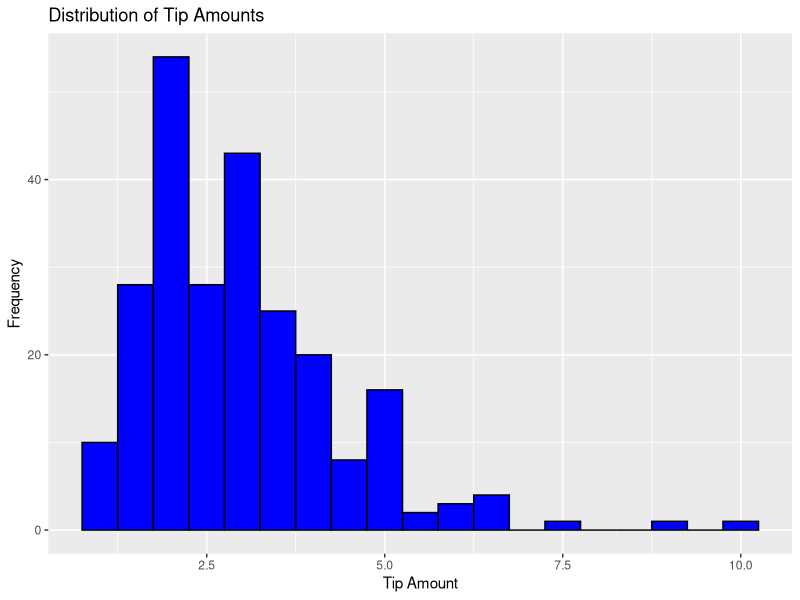
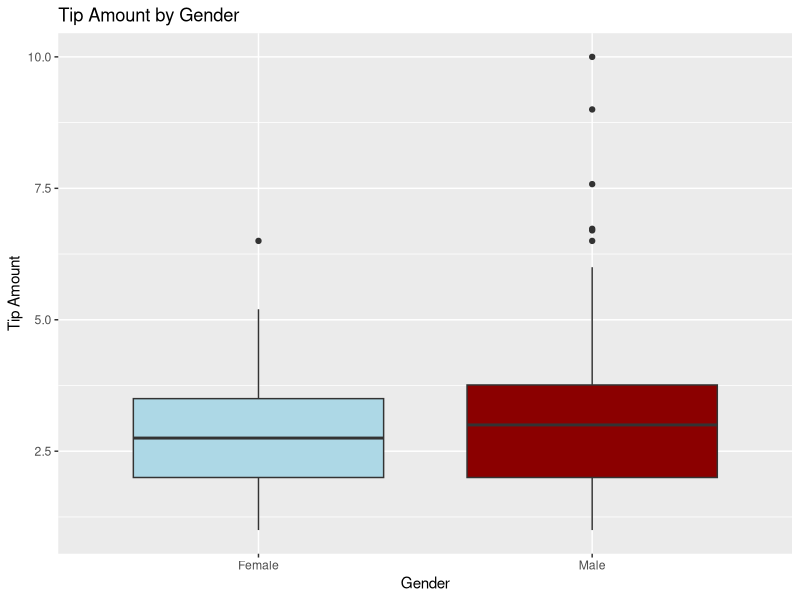
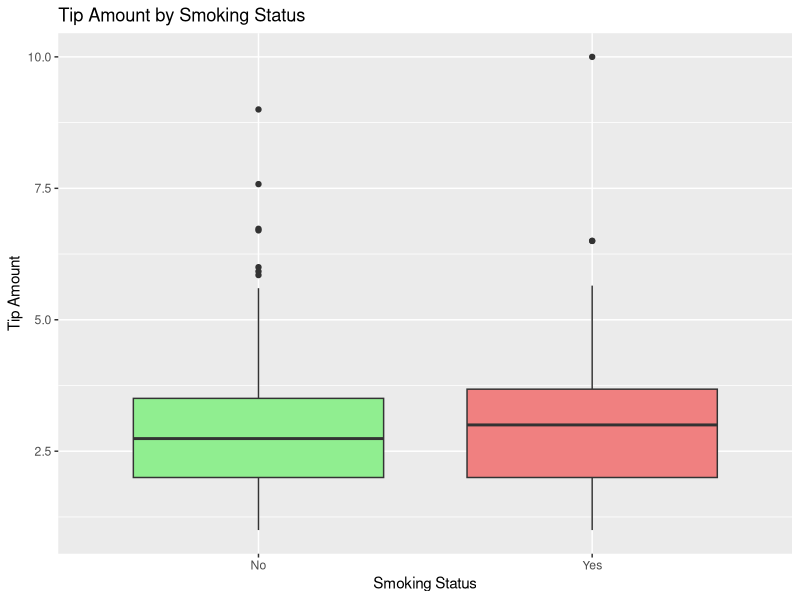
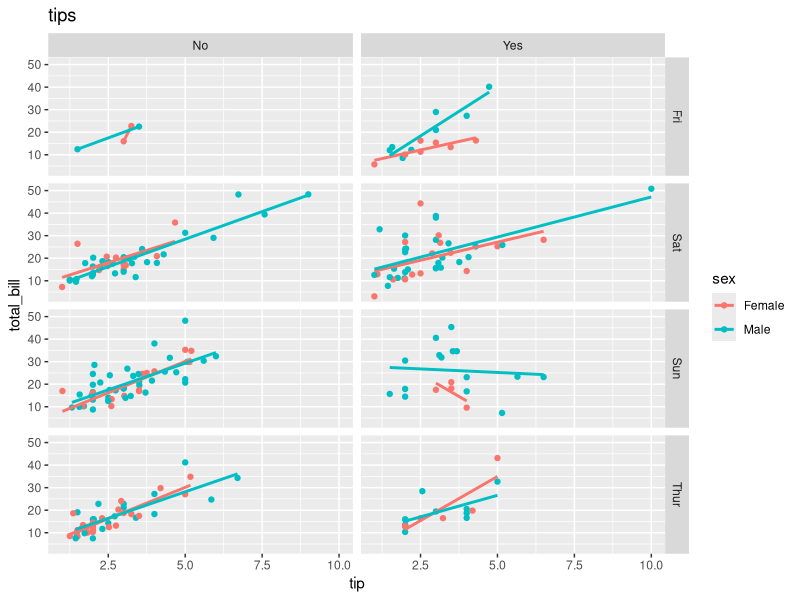

R code for these plots, in order: (Note: this script raises an error after producing the figures.)
#24-0805 mon 21:41

#
# 필요한 패키지 설치 및 로드
#install.packages("ggplot2")
library(ggplot2)
#install.packages('reshape2')
library(reshape2)

reshape2::smiths
french_fries |> head()

#
reshape2::tips |> head()
tips |> 
  str()

# 데이터셋 구조
#미국의 한 식당에서 수집된 팁 데이터
  # total_bill: 식사 금액 (달러)
  # tip: 팁 금액 (달러)
  # sex: 고객의 성별 (Male/Female)
  # smoker: 흡연 여부 (Yes/No)
  # day: 요일 (Thur, Fri, Sat, Sun)
  # time: 식사 시간 (Lunch/Dinner)
  # size: 식사 인원


# 팁 금액의 분포를 히스토그램으로 시각화 ----
ggplot(tips, aes(x = tip)) +
  geom_histogram(binwidth = 0.5, fill = "blue", color = "black") +
  ggtitle("Distribution of Tip Amounts") +
  xlab("Tip Amount") +
  ylab("Frequency")

# 성별에 따른 팁 금액의 차이를 상자그림으로 시각화
ggplot(tips, aes(x = sex, y = tip)) +
  geom_boxplot(fill = c("lightblue", "darkred")) +
  ggtitle("Tip Amount by Gender") +
  xlab("Gender") +
  ylab("Tip Amount")

# 흡연 여부에 따른 팁 금액의 차이를 상자그림으로 시각화
ggplot(tips, aes(x = smoker, y = tip)) +
  geom_boxplot(fill = c("lightgreen", "lightcoral")) +
  ggtitle("Tip Amount by Smoking Status") +
  xlab("Smoking Status") +
  ylab("Tip Amount")

# ----
tips |> names()
tips$total_bill |> mean()
tips$tip |> mean()

# ----
tips |> head()
ggplot(data = tips, 
         aes(x = tip, 
             y = total_bill, 
             color = sex)) +
    geom_point() +
    facet_grid(day~smoker) +
    geom_smooth(se = F, method = 'lm') +
    ggtitle(label = 'tips') 

    # geom_vline(xintercept = mean(tips$tip),
    #            alpha = .5, linetype = 2) +
    # geom_hline(yintercept = mean(tips$total_bill), 
    #            alpha = .5, linetype = 2)

    mean(filter(tips, smoker %in% c("Yes")) |> with(tip))
    
# 
tips |> head()
ggplot(data = tips, 
       aes(x= tip, fill = sex)) +
  geom_density(alpha = .5)
  facet_grid(day~smoker) +
  geom_smooth(se = F, method = 'lm') +
  ggtitle(label = 'tips')  
    
# ggridges 패키지 설치 및 로드
#install.packages("ggridges")
library(ggridges)
?ggridges

# 릿지 플롯 시각화
ggplot(tips, aes(x = tip, y = day, fill = day)) +
  geom_density_ridges(alpha = .5) +
  ggtitle("Ridge Plot of Tip by Day") +
  xlab("Tip") +
  ylab("Day")
  
# ----
tips |> head()
tips |> glimpse()    
ggplot(tips, aes(x = tip)) +
  geom_histogram(binwidth = 0.5, fill = "blue", color = "black") +
  ggtitle("Histogram of Tip Amounts") +
  xlab("Tip Amount") +
  ylab("Frequency")

# 성별 팁의 총합 계산
tip_by_sex <- tips %>%
  group_by(sex) %>%
  summarise(total_tip = sum(tip))

# 파이 차트 시각화
ggplot(tip_by_sex, aes(x = "", y = total_tip, fill = sex)) +
  geom_bar(stat = "identity", width = 1) +
  coord_polar(theta = "y") +
  ggtitle("Pie Chart of Total Tips by Gender") +
  theme_void() # 축과 배경 제거

# 테이블 사이즈별 평균 팁 계산
avg_tip_by_size <- tips %>%
  group_by(size) %>%
  summarise(mean_tip = mean(tip))

# 선 그래프 시각화
ggplot(avg_tip_by_size, aes(x = size, y = mean_tip)) +
  geom_line() +
  geom_point() +
  ggtitle("Average Tip by Table Size") +
  xlab("Table Size") +
  ylab("Average Tip")

ggplot(tips, aes(x = tip, fill = sex)) +
  geom_density(alpha = 0.5) +
  ggtitle("Density Plot of Tip Amounts by Gender") +
  xlab("Tip Amount") +
  ylab("Density")

    
# 요일별 성별 팁의 총합 계산
tip_by_day_sex <- tips %>%
  group_by(day, sex) %>%
  summarise(total_tip = sum(tip))

# 누적 막대 그래프 시각화
ggplot(tip_by_day_sex, aes(x = day, y = total_tip, fill = sex)) +
  geom_bar(stat = "identity") +
  ggtitle("Total Tips by Day and Gender") +
  xlab("Day") +
  ylab("Total Tip")

# 요일별 팁의 총합 계산
tip_by_day <- tips %>%
  group_by(day) %>%
  summarise(total_tip = sum(tip))

# 누적 영역 그래프 시각화
ggplot(tip_by_day, aes(x = day, y = total_tip, group = 1, fill = day)) +
  geom_area() +
  ggtitle("Total Tips by Day") +
  xlab("Day") +
  ylab("Total Tip")

# 요일별 성별 평균 팁 계산
avg_tip_by_day_sex <- tips %>%
  group_by(day, sex) %>%
  summarise(mean_tip = mean(tip))

# 점 그래프 시각화
ggplot(avg_tip_by_day_sex, aes(x = day, y = mean_tip, color = sex)) +
  geom_point(size = 3) +
  ggtitle("Average Tip by Day and Gender") +
  xlab("Day") +
  ylab("Average Tip")

# 요일 및 시간대별 평균 팁 계산
avg_tip_by_day_time <- tips %>%
  group_by(day, time) %>%
  summarise(mean_tip = mean(tip))

# 히트맵 시각화
ggplot(avg_tip_by_day_time, aes(x = day, y = time, fill = mean_tip)) +
  geom_tile() +
  ggtitle("Heatmap of Average Tip by Day and Time") +
  xlab("Day") +
  ylab("Time") +
  scale_fill_gradient(low = "white", high = "red")


    
    
    
    
    
    
    
    
    
    
    
    
    
    
    
    
    
    
    
    
    
    
    
    